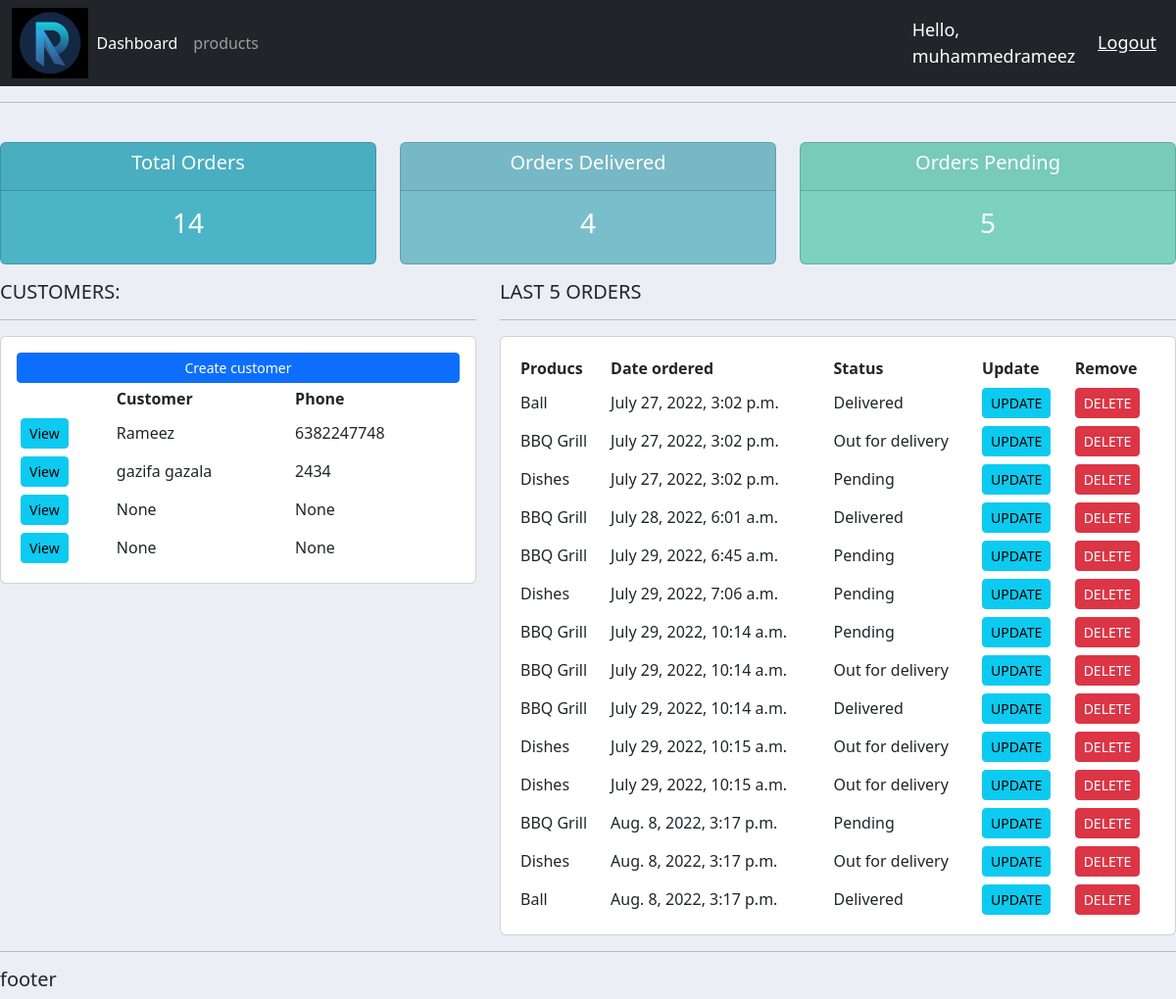
The app's page / (signed in) with its own data.
### accounts/models.py (models this page shows, shortened)
class customer(models.Model):
    user = models.OneToOneField(User,null=True,on_delete=models.CASCADE)
    name = models.CharField(max_length=200,null=True)
    phone = models.CharField(max_length=200,null=True)
    email = models.CharField(max_length=200,null=True)
    profile_pic= models.ImageField(default='logo.png',null=True,blank=True)
    data_created = models.DateTimeField(auto_now_add=True)

class order(models.Model):
    STATUS = (('Pending','Pending'),('Out for delivery', 'Out for delivery'),('Delivered', 'Delivered'),)
    customer = models.ForeignKey(customer, null=True, on_delete=models.SET_NULL)
    product = models.ForeignKey(product, null=True, on_delete=models.SET_NULL)
    date_created = models.DateTimeField(auto_now_add=True)
    status = models.CharField(max_length=200,null=True,choices=STATUS)

class product(models.Model):
    CATEGORY = (('Indoor','Indoor'),('Out Door','Out Door'),)
    name = models.CharField(max_length=200,null=True)
    price = models.FloatField(null=True)
    category = models.CharField(max_length=200,null=True,choices=CATEGORY)
    description = models.CharField(max_length=200,null=True,blank=True)
    date_created = models.DateTimeField(auto_now_add=True)
    tags = models.ManyToManyField(tags)
    def __str__(self):
     return self.name

### accounts/decorators.py (the view)
	def wrapper_function(request, *args, **kwargs):
		group = None
		if request.user.groups.exists():
			group = request.user.groups.all()[0].name
		if group == 'customer':
			return redirect('user-page')
		if group == 'admin':
			return view_func(request, *args, **kwargs)

### accounts/views.py (called while the page is built)
@login_required(login_url='login')
@admin_only
def home(request):
    orders = order.objects.all()
    customers = customer.objects.all()
    total_customers=customers.count()
    total_orders = orders.count()
    delivered = orders.filter(status="Delivered").count()
    pending  = orders.filter(status="Pending").count()
    context = {'orders':orders ,'total_orders':total_orders,'customers':customers,'total_customers':total_customers,'delivered':delivered,'pending':pending}
    return render(request,'accounts/dashboard.html',context)

### accounts/templates/accounts/dashboard.html
{% extends 'accounts/main.html' %}
{% block content %}
{% include 'accounts/status.html' %}
<div class="row">
    <div class="col-md-5">
        <h5>CUSTOMERS:</h5>
        <hr>
        <div class="card card-body">
            <a class="btn btn-primary btn-sm btn-block" href="">Create customer</a>
            <table class="tablr table-sm">
                <tr>
                    <th></th>
                    <th>Customer</th>
                    <th>Phone</th>
                </tr>
                {% for customer in customers %}
                        <tr>
                            <td><a class="btn btn-sm btn-info" href="{% url 'customer' customer.id %}">View</a></td>
                            <td>{{customer.name}}</td>
                            <td>{{customer.phone}}</td>
                        </tr>
                {% endfor %}
            </table>
        </div>
    </div>
    <div class="col-md-7">
        <h5>LAST 5 ORDERS</h5>
        <hr>
        <div class="card card-body">
            <table class="tablr table-sm">
                <tr>
                    <th>Producs</th>
                    <th>Date ordered</th>
                    <th>Status</th>
                    <th>Update</th>
                    <th>Remove</th>
                </tr>
                {% for order in orders %}
                <tr>
                    <td>{{order.product}}</td>
                    <td>{{order.date_created}}</td>
                    <td>{{order.status}}</td>
                    <td><a class="btn btn-info btn-sm" href="{% url 'update_order' order.id %}">UPDATE</a></td>
                    <td><a class="btn btn-sm btn-danger" href="{% url 'delete_order' order.id %}">DELETE</a></td>
                </tr>
                 {% endfor %}
            </table>
        </div>
    </div>
</div>
{% endblock %}

### accounts/templates/accounts/main.html (shortened to what this page needs)
{% load static %}
<!DOCTYPE html>
<html lang="en">
<head>
<link href="https://cdn.jsdelivr.net/npm/bootstrap@5.2.0/dist/css/bootstrap.min.css" rel="stylesheet">
    <link rel="stylesheet" type="text/css" href="{% static '/css/main.css' %}">
</head>
<body>
   {% include 'accounts/navbar.html' %}
    <hr>
    {% block content %}
    {% endblock %}
    <hr>
    <h5> footer</h5>
</body>
</html>

### accounts/templates/accounts/navbar.html (shortened to what this page needs)
{% load static %}
<nav class="navbar navbar-expand-lg bg-dark navbar-dark">
    <div class="container-fluid">
        <img src="{% static 'images/logo.png' %}" id="logo">
      <div class="collapse navbar-collapse" id="navbarNav">
        <ul class="navbar-nav">
          {% if request.user.is_staff %}
          <li class="nav-item">
            <a class="nav-link active" aria-current="page" href="{% url 'home' %}">Dashboard</a>
          </li>
          <li class="nav-item">
            <a class="nav-link" href="{% url 'products' %}">products</a>
          </li>
          {% else %}
          <li class="nav-item">
            <a class="nav-link" href="{% url 'account' %}">Settings</a>
          </li>
          {% endif %}
        </ul>
      </div>
    </div>
    <span class="hello-msg">Hello, {{request.user}}</span>
    <span><a class="hello-msg" href="{% url 'logout' %}">Logout</a></span>
  </nav>

### accounts/templates/accounts/status.html
<br>
<div class="row">
	<div class="col">
		<div class="col-md">
			<div class="card text-center text-white  mb-3" id="total-orders">
			  	<div class="card-header">
			  		<h5 class="card-title">Total Orders</h5>
			  	</div>
			  	<div class="card-body">
			    	<h3 class="card-title">{{total_orders}}</h3>
			  	</div>
			</div>
		</div>
	</div>
	<div class="col">
		<div class="col-md">
			<div class="card text-center text-white  mb-3" id="orders-delivered">
			  	<div class="card-header">
			  		<h5 class="card-title">Orders Delivered</h5>
			  	</div>
			  	<div class="card-body">
			    	<h3 class="card-title">{{delivered}}</h3>
			  	</div>
			</div>
		</div>
	</div>
	<div class="col">
		<div class="col-md">
			<div class="card text-center text-white  mb-3" id="orders-pending">
			  	<div class="card-header">
			  		<h5 class="card-title">Orders Pending</h5>
			  	</div>
			  	<div class="card-body">
			    	<h3 class="card-title">{{pending}}</h3>
			  	</div>
			</div>
		</div>
	</div>
</div>

### static/css/main.css (style rules this page uses)
#logo { height: auto; width: auto; max-height: 72px; max-width: 250px; }
body { background-color: #ebeff5; }
#total-orders { background-color: #4cb4c7; }
#orders-delivered { background-color: #7abecc; }
#orders-pending { background-color: #7CD1C0; }

### accounts/templates/accounts/navbar.html (style rules this page uses)
.hello-msg { font-size: 18px; color: #fff; margin-right: 20px; }

### records on screen
customer: name "Rameez", phone "6382247748"
customer: name "gazifa gazala", phone "2434"
customer: name "None", phone "None"
customer: name "None", phone "None"
order: product "Ball", date_created "July 27, 2022, 3:02 p.m.", status "Delivered"
order: product "BBQ Grill", date_created "July 27, 2022, 3:02 p.m.", status "Out for delivery"
order: product "Dishes", date_created "July 27, 2022, 3:02 p.m.", status "Pending"
order: product "BBQ Grill", date_created "July 28, 2022, 6:01 a.m.", status "Delivered"
order: product "BBQ Grill", date_created "July 29, 2022, 6:45 a.m.", status "Pending"
order: product "Dishes", date_created "July 29, 2022, 7:06 a.m.", status "Pending"
order: product "BBQ Grill", date_created "July 29, 2022, 10:14 a.m.", status "Pending"
order: product "BBQ Grill", date_created "July 29, 2022, 10:14 a.m.", status "Out for delivery"
order: product "BBQ Grill", date_created "July 29, 2022, 10:14 a.m.", status "Delivered"
order: product "Dishes", date_created "July 29, 2022, 10:15 a.m.", status "Out for delivery"
order: product "Dishes", date_created "July 29, 2022, 10:15 a.m.", status "Out for delivery"
order: product "BBQ Grill", date_created "Aug. 8, 2022, 3:17 p.m.", status "Pending"
order: product "Dishes", date_created "Aug. 8, 2022, 3:17 p.m.", status "Out for delivery"
order: product "Ball", date_created "Aug. 8, 2022, 3:17 p.m.", status "Delivered"

### other values on screen
{{ request.user }} "muhammedrameez"
{{ total_orders }} "14"
{{ delivered }} "4"
{{ pending }} "5"
